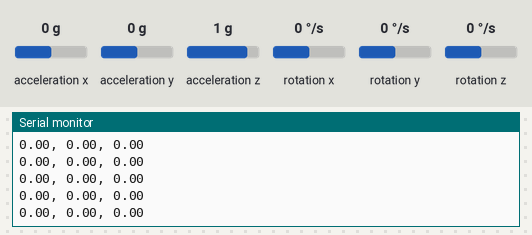
This sketch was run on a simulated ESP32. Shown: the last lines printed to the serial monitor. The test bench sets the inputs (shaded band); at power-on: rotation x 0 °/s, rotation y 0 °/s, rotation z 0 °/s, acceleration x 0 g, acceleration y 0 g, acceleration z 1 g.

Above: at 1.2 s.
1.3 s: rotation x set to -192 °/s
At 2.4 s:
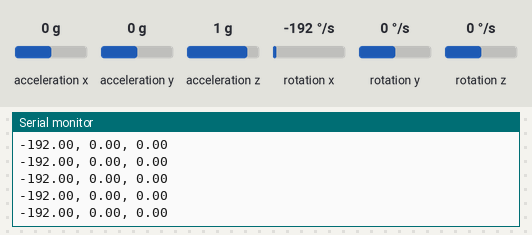
2.8 s: rotation y set to -192 °/s
At 3.8 s:
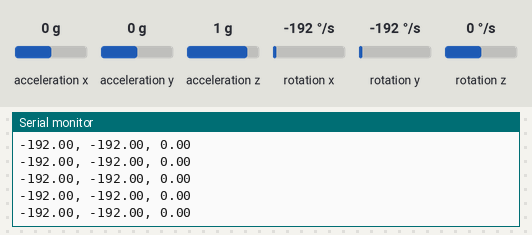
4.3 s: rotation z set to -192 °/s
At 5.0 s:
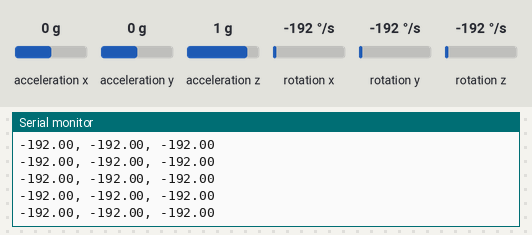

Measured:
- after the input at 1.3 s, the serial monitor: prints a new line at once (image 1)
- after the input at 2.8 s, the serial monitor: prints a new line at once (image 2)
- after the input at 4.3 s, the serial monitor: prints a new line at once (image 3)

The sketch:

sketch_feb17b.ino
```cpp
#include <MPU9250_asukiaaa.h>

#ifdef _ESP32_HAL_I2C_H_
#define SDA_PIN 21
#define SCL_PIN 22
#endif

MPU9250_asukiaaa mySensor;
float aX, aY, aZ, aSqrt, gX, gY, gZ, mDirection, mX, mY, mZ;

void setup() {
  Serial.begin(115200);
  while(!Serial);
  Serial.println("started");

#ifdef _ESP32_HAL_I2C_H_ // For ESP32
  Wire.begin(SDA_PIN, SCL_PIN);
  mySensor.setWire(&Wire);
#endif

  mySensor.beginAccel();
  mySensor.beginGyro();
  mySensor.beginMag();

  // You can set your own offset for mag values
  // mySensor.magXOffset = -50;
  // mySensor.magYOffset = -55;
  // mySensor.magZOffset = -10;
}

void loop() {
  uint8_t sensorId;
  int result;

  result = mySensor.readId(&sensorId);
  // if (result == 0) {
  //   Serial.println("sensorId: " + String(sensorId));
  // } else {
  //   Serial.println("Cannot read sensorId " + String(result));
  // }

  // result = mySensor.accelUpdate();
  // if (result == 0) {
  //   aX = mySensor.accelX();
  //   aY = mySensor.accelY();
  //   aZ = mySensor.accelZ();
  //   aSqrt = mySensor.accelSqrt();
  //   Serial.println("accelX: " + String(aX));
  //   Serial.println("accelY: " + String(aY));
  //   Serial.println("accelZ: " + String(aZ));
  //   Serial.println("accelSqrt: " + String(aSqrt));
  // } else {
  //   Serial.println("Cannod read accel values " + String(result));
  // }

  result = mySensor.gyroUpdate();
  if (result == 0) {
    gX = mySensor.gyroX();
    gY = mySensor.gyroY();
    gZ = mySensor.gyroZ();

    Serial.print(gX); Serial.print(", ");
        Serial.print(gY); Serial.print(", ");
        Serial.println(gZ);
    // Serial.println("gyroX: " + String(gX));
    // Serial.println("gyroY: " + String(gY));
    // Serial.println("gyroZ: " + String(gZ));
  } else {
    Serial.println("Cannot read gyro values " + String(result));
  }

  // result = mySensor.magUpdate();
  // if (result != 0) {
  //   Serial.println("cannot read mag so call begin again");
  //   mySensor.beginMag();
  //   result = mySensor.magUpdate();
  // }
  // if (result == 0) {
  //   mX = mySensor.magX();
  //   mY = mySensor.magY();
  //   mZ = mySensor.magZ();
  //   mDirection = mySensor.magHorizDirection();
  //   Serial.println("magX: " + String(mX));
  //   Serial.println("maxY: " + String(mY));
  //   Serial.println("magZ: " + String(mZ));

  //   Serial.println(mX);
  //   Serial.println(mY);
  //   Serial.println(mZ);

  //   Serial.println("horizontal direction: " + String(mDirection));
  // } else {
  //   Serial.println("Cannot read mag values " + String(result));
  // }

  // Serial.println("at " + String(millis()) + "ms");
  // Serial.println(""); // Add an empty line
  delay(10);
}
```
